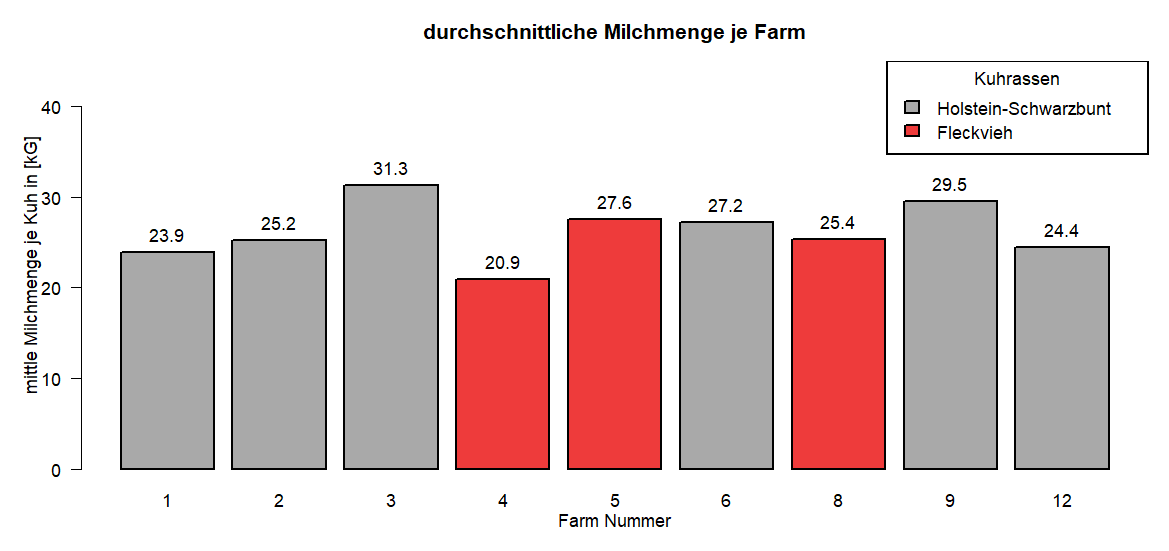

This chart was generated by the following R code:
# Milchkühe (Kühe ohne mkg=NA oder =0)
milch_kuehe <- subset(kuehe, !is.na(mkg) & mkg != 0)

# Kühe die doppelt vorkommen rausfiltern um Anzahl je Farm zu zählen
einmalige_lom_kuehe <- unique(milch_kuehe$lom)
einmalige_zeilen_kuehe <- !duplicated(milch_kuehe$lom)
einmalige_milch_kuehe <- subset(milch_kuehe, einmalige_zeilen_kuehe)


# Milch pro Kuh je Farm
anzahl_kuehe_messungen <- aggregate(lom ~ farm, data = milch_kuehe, FUN = length)
summe_mkg_milch_kuehe <- aggregate(mkg ~ farm, data = milch_kuehe, FUN = sum)

summe_mkg_milch_kuehe$anzahl <- anzahl_kuehe_messungen$lom
summe_mkg_milch_kuehe$MKG_pro_Kuh <- summe_mkg_milch_kuehe$mkg / anzahl_kuehe_messungen$lom

milch_proh_kuh_je_farm_plot <- barplot(summe_mkg_milch_kuehe$MKG_pro_Kuh, names.arg = summe_mkg_milch_kuehe$farm,
        ylim = c(0,45),
        col = c("darkgrey", "darkgrey", "darkgrey", "brown2", "brown2", "darkgrey", "brown2", "darkgrey", "darkgrey", "darkgrey"))
title(xlab = "Farm Nummer", line = 2)
title(ylab = "mittle Milchmenge je Kuh in [kG]", line = 2)
text(x = milch_proh_kuh_je_farm_plot,
     y = summe_mkg_milch_kuehe$MKG_pro_Kuh + 2,
     label = paste0(round(summe_mkg_milch_kuehe$MKG_pro_Kuh, 1)))
title(main = "durchschnittliche Milchmenge je Farm")
legend("topright",
       legend = c("Holstein-Schwarzbunt", "Fleckvieh"),
       fill = c("darkgrey", "brown2"),
       title = "Kuhrassen")
